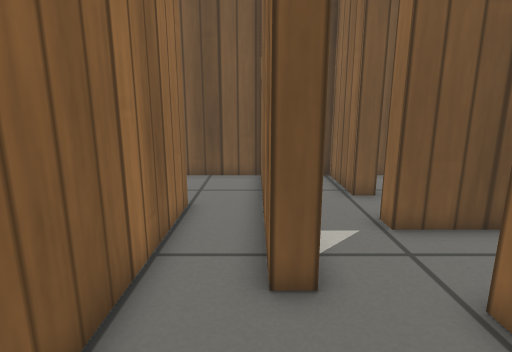
View 1 (above)

17 first-person views from a walk through a world built for the Gazebo simulator. The camera is 0.55 m above the floor, tilts 12° down and sees 80° across. The floor is counted in squares, 0.2 m on a side. Each view is taken from the middle of a square. On the plan, view 1 faces up. The plan holds only what a view shows up to about 20 squares ahead; the rest is blank. Robots are left out. Simple patterns stand in for the simulator's built-in surfaces.

View 2
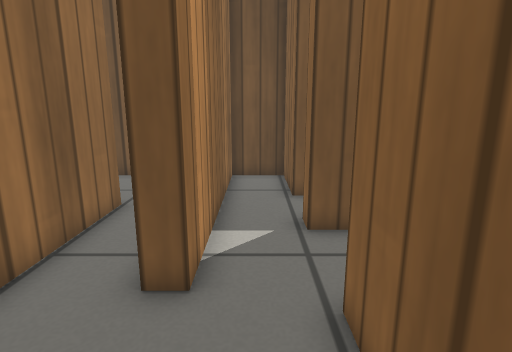

View 3
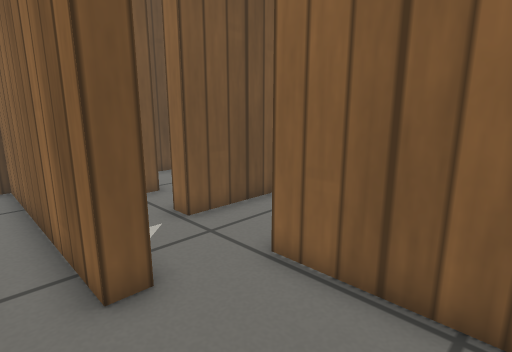

View 4
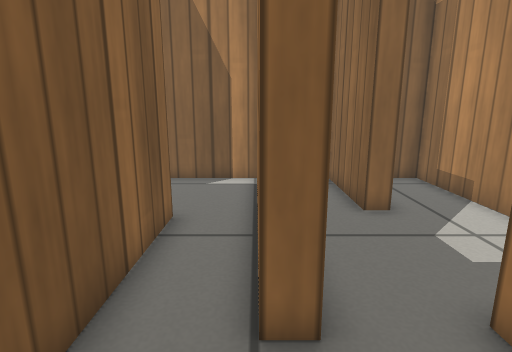

View 5
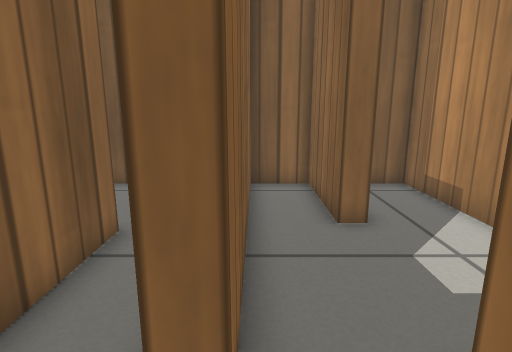

View 6
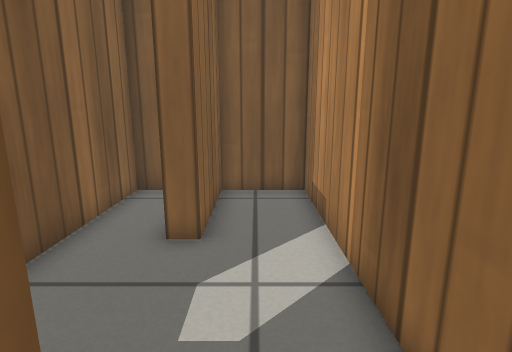

View 7
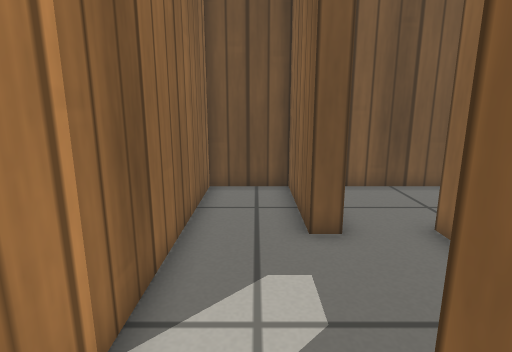

View 8
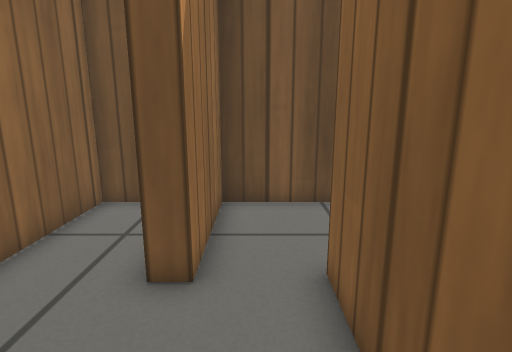

View 9
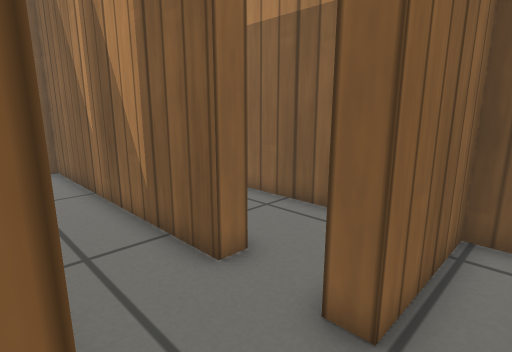

View 10
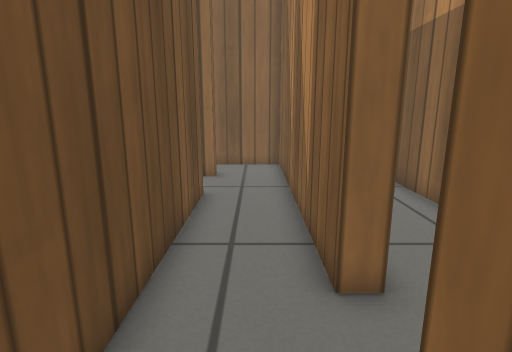

View 11
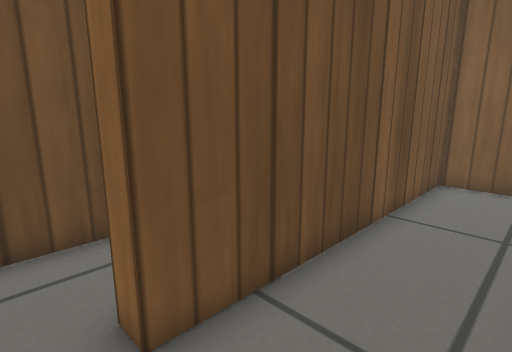

View 12
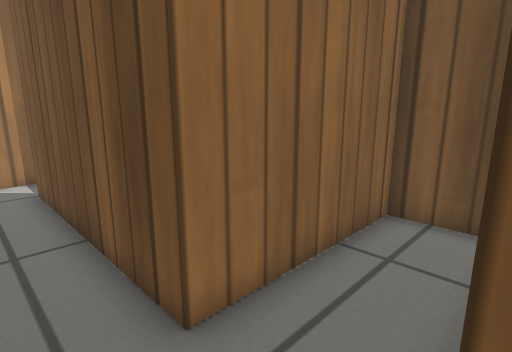

View 13
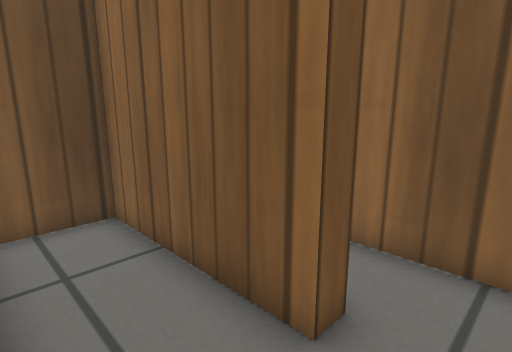

View 14
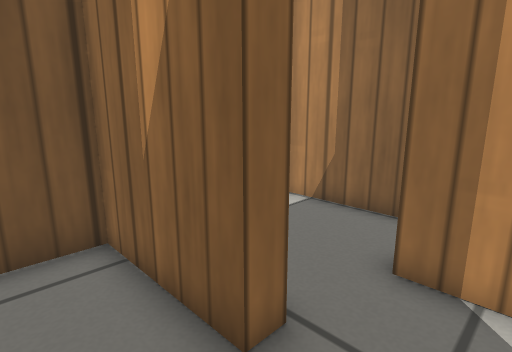

View 15
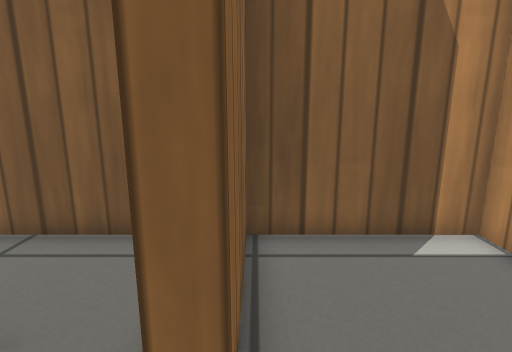

View 16
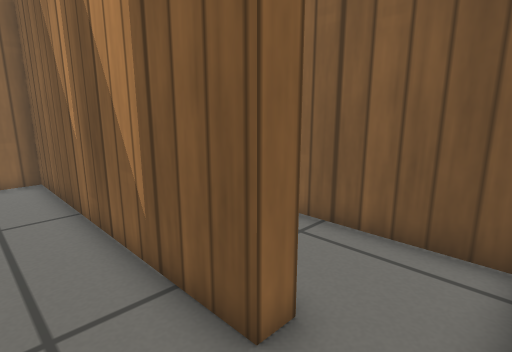

View 17
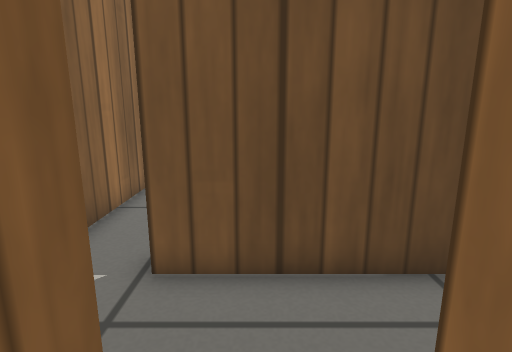

### Floor plan
Ten units are one square. View 1 is at (0, 0); x grows to the right and y downward. Boxes are objects, and circles mark ways between rooms. Rooms are numbered by the first view taken in them; rooms with no view inside come last. Other rooms are left out.
<svg viewBox="-92 -135 275 145">
<path fill="none" stroke="#000" d="M10 -43 2 -43 2 -130 -15 -130M-20 -88 -20 5 15 5M44 -68 32 -68 32 -76M10 -75 10 -43M15 5 32 5 32 -38 40 -38M-50 -38 -50 5 -28 5 -28 -88 -20 -88M-15 -130 -50 -130 -50 -85M-50 -85 -58 -85 -58 -130 -87 -130 -87 5 -58 5 -58 -38 -50 -38M178 -9 178 -30 62 -30 62 -38M40 -38 40 5 138 5M156 -68 148 -68 148 -130 120 -130 120 -68 44 -68M62 -38 156 -38M40 -98 32 -98 32 -130 10 -130 10 -75"/>
<circle cx="5" cy="-20" r="3" fill="#2a7"/>
<circle cx="-25" cy="-105" r="3" fill="#2a7"/>
<circle cx="40" cy="-50" r="3" fill="#2a7"/>
<circle cx="25" cy="-70" r="3" fill="#2a7"/>
<circle cx="-55" cy="-60" r="3" fill="#2a7"/>
<circle cx="55" cy="-30" r="3" fill="#2a7"/>
<text x="0" y="-40">1</text>
<text x="30" y="-40">2</text>
<text x="-40" y="-80">3</text>
<text x="-70" y="-60">4</text>
<text x="110" y="-10">5</text>
<text x="110" y="-60">6</text>
<text x="30" y="-90">7</text>
</svg>
Room 1 opens to room 2. Room 1 opens to room 3. Room 2 opens to room 6. Room 2 opens to room 7. Room 3 opens to room 4. Room 5 opens to room 6.

Where each view was taken, in squares from view 1:
view 1: 0 up, 0 right, facing up
view 2: 0 up, 2 right, facing up
view 3: 0 up, 1 left, facing up-right
view 4: 12 up, 2 left, facing down
view 5: 11 up, 3 left, facing down
view 6: 10 up, 7 left, facing down
view 7: 2 up, 7 left, facing up
view 8: 4 up, 4 left, facing up
view 9: 7 up, 2 right, facing down-right
view 10: 5 up, 2 right, facing right
view 11: 0 up, 5 right, facing up-right
view 12: 5 up, 15 right, facing up-left
view 13: 5 up, 12 right, facing up-right
view 14: 6 up, 6 right, facing down-left
view 15: 6 up, 3 right, facing down
view 16: 6 up, 4 right, facing down-right
view 17: 2 up, 5 right, facing up
